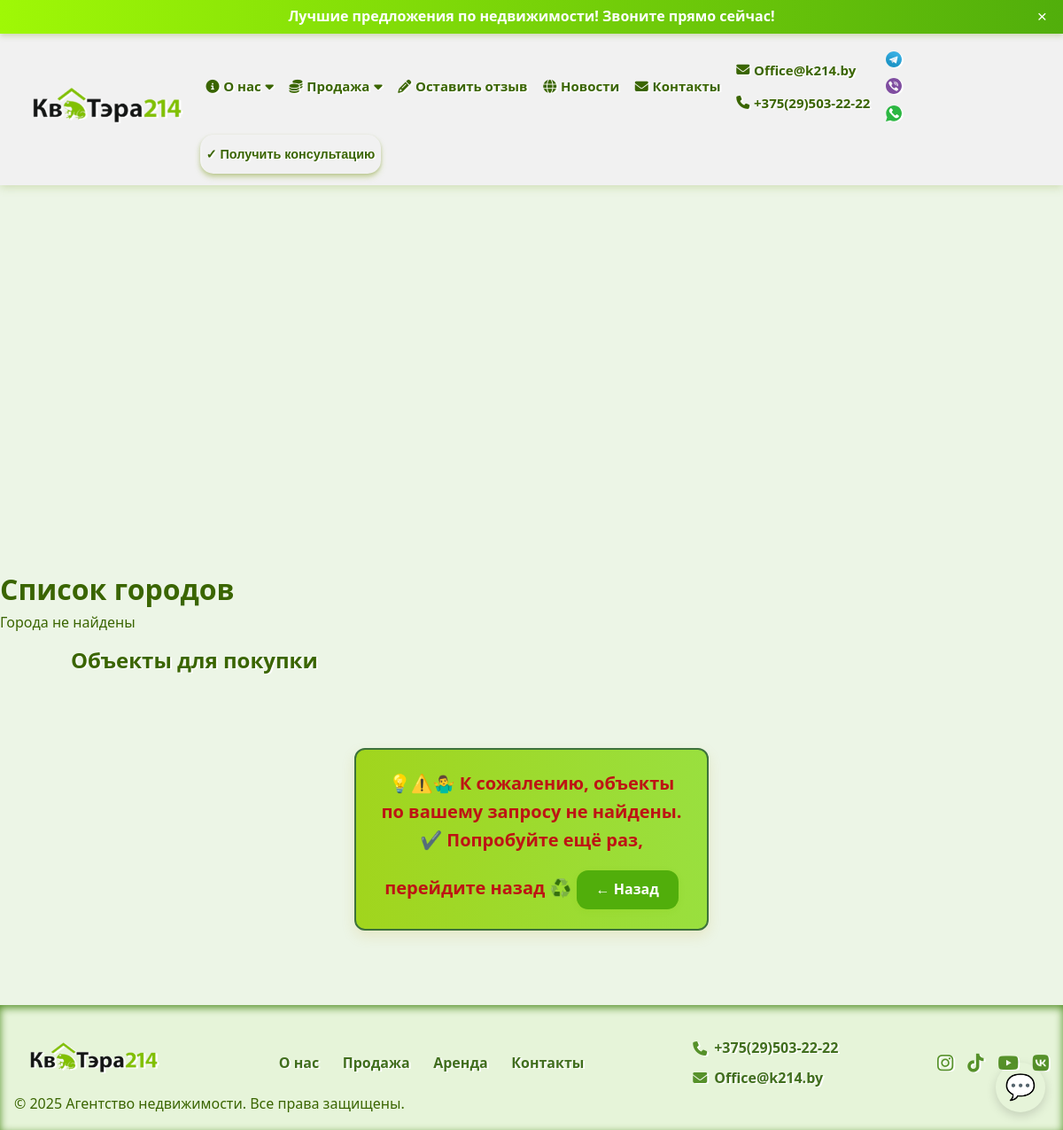
Before: /cities/ with the older database file.
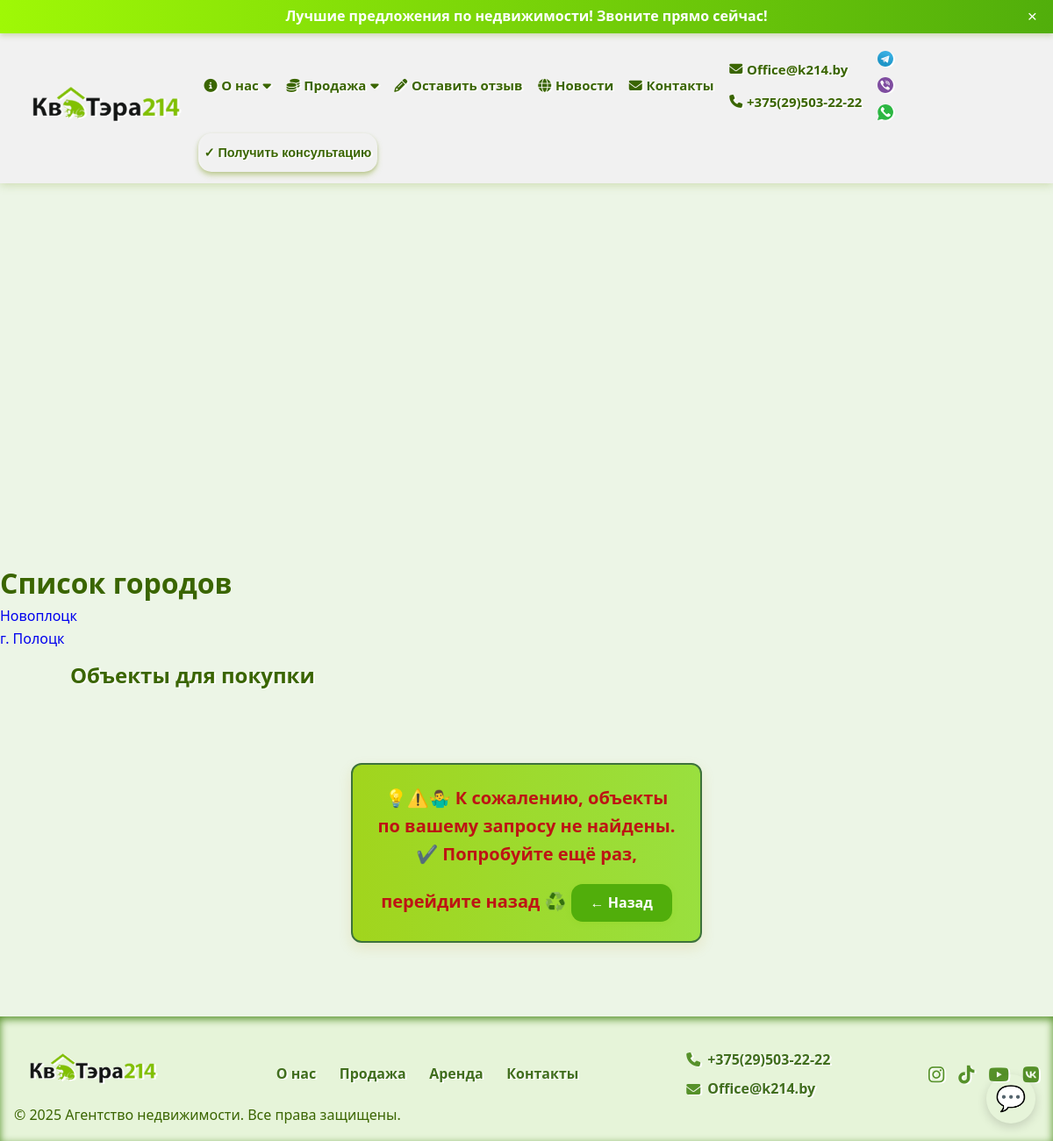
After: the same page with the newer database file.
### webapp/models.py (models this page shows, shortened)
class Contact(models.Model):
    name = models.CharField(max_length=255)
    phone = models.CharField(max_length=20, default='phone')
    phone_two = models.CharField(max_length=20, default='phone')
    email = models.EmailField()
    class Meta:
        verbose_name = "Контакт"
        verbose_name_plural = "Контакты"

class Messengers(models.Model):
    contact = models.ForeignKey(Contact, related_name='messengers', on_delete=models.CASCADE)
    name = models.CharField(max_length=100)
    url = models.URLField()
    icon_svg = models.FileField(upload_to='messenger_svgs/', blank=True, null=True, help_text='SVG файл иконки')
    is_had = models.BooleanField(default=True, verbose_name="В верхнее меню")
    class Meta:
        verbose_name = "Мессенджеры"
        verbose_name_plural = "Мессенджеры"

class SocialNetwork(models.Model):
    contact = models.ForeignKey(Contact, related_name='social_networks', on_delete=models.CASCADE)
    name = models.CharField(max_length=100)
    url = models.URLField()
    icon = models.CharField(max_length=100, help_text='Название иконки (например, fa-facebook) или путь')
    is_had = models.BooleanField(default=True, verbose_name="В верхнее меню")
    class Meta:
        verbose_name = "Соц сети"
        verbose_name_plural = "Соц сети"

class City(models.Model):
    name = models.CharField(max_length=255, unique=True, verbose_name="Название города")
    slug = models.SlugField(max_length=255, unique=True, blank=True, null=True, verbose_name="Slug для URL")
    description = models.TextField(blank=True, null=True, verbose_name="Описание города")
    photo = models.ImageField(upload_to='city_photos/', blank=True, null=True, verbose_name="Фото города")
    def photo_preview(self):
        if self.photo:
            return format_html('<img src="{}" style="max-height: 100px;"/>', self.photo.url)
        return "Нет фото"
    photo_preview.short_description = "Фото"
    class Meta:
        verbose_name = "Город"
        verbose_name_plural = "Города"
        ordering = ['name']

### webapp/views.py (the view)
# urls.py: path('cities/', views.city_list, name='city_list'),
def city_list(request):
    cities = City.objects.all()
    return render(request, 'webapp/category_objects.html', {'cities': cities})

### webapp/context_processors.py (called while the page is built)
def contact_data(request):
    contact = Contact.objects.prefetch_related('social_networks', 'messengers').first()
    cities = City.objects.all()
    if contact:
        social_networks = contact.social_networks.filter(is_had=True)
        messengers = contact.messengers.filter(is_had=True)
    else:
        social_networks = []
        messengers = []
    return {
        'contact': contact,
        'social_networks': social_networks,
        'messengers': messengers,
        'cities': cities,
    }

def get_usd_to_byn_rate():
    url = "https://api.nbrb.by/exrates/rates/USD?parammode=2"
    response = requests.get(url)
    if response.status_code == 200:
        data = response.json()
        rate = data.get('Cur_OfficialRate')
        scale = data.get('Cur_Scale', 1)
        if rate and scale:
            return rate / scale
    return None

def currency_rates(request):
    rate = get_usd_to_byn_rate()
    return {
        'usd_to_byn_rate': rate
    }

### webapp/templates/webapp/category_objects.html (shortened to what this page needs)
{% extends 'main/base.html' %}
{% load static %}
{% load currency_filters %}
{% block content %}
    <div class="city-header"
         >
    </div>
<h1>Список городов</h1>
<ul>
  {% for city in cities %}
    <li><a href="{% url 'city_detail' slug=city.slug %}">{{ city.name }}</a></li>
  {% empty %}
    <li>Города не найдены</li>
  {% endfor %}
</ul>
    <section>
        <div class="listing-wrapper">
            <h1 class="page-title">Объекты для покупки</h1>
            {% if properties %}
                <div class="listing-cards">
                    {% for property in properties %}
                        <article class="listing-card">
                            <h2 class="listing-title">
                                <a href="{% url 'sale_single' property.slug %}" class="listing-link">
                                    {{ property.name }}
                                </a>
                            </h2>
                            <p><b>Тип:</b>
                                {% if property.is_active_apartment %}
                                    Квартира
                                {% elif property.is_active_house %}
                                    Дом
                                {% elif property.is_active_country_house %}
                                    Дача
                                {% elif property.is_active_new %}
                                    Новостройка
                                {% else %}
                                    Другое
                                {% endif %}
                            </p>
                            <p><b>Этаж:</b> {{ property.floor|default:"Не указано" }}</p>
                            <p><b>Комнат:</b> {{ property.many_rooms|default:"Не указано" }}</p>
                            <p><b>Площадь:</b> {{ property.area|default:"Не указано" }} м²
                                {% if property.area_ga %}
                                    ({{ property.area_ga }} сот./га)
                                {% endif %}
                            </p>
                            <p><b>Цена BYN:</b>
                                {% if property.price %}
                                    <span class="price-sale">{{ property.price|multiply:usd_to_byn_rate|floatformat:2 }}</span>
                                {% else %}
                                    <span>Цена не указана</span>
                                {% endif %}
                            </p>
                            {% if usd_to_byn_rate and property.price %}
                                <p><b>Цена в USD: $</b> <span
                                        class="price-sale">{{ property.price|floatformat:2 }}</span></p>
                            {% else %}
                                <p>Цена USD: $недоступна</p>
                            {% endif %}
                            <p class="listing-description">{{ property.description|default:"Описание отсутствует"|safe|truncatewords:13 }}</p>
                            <a href="{% url 'sale_single' property.slug %}" class="listing-photo-link">
                                {% if property.photos.all %}
                                    {% with photo=property.photos.all.0 %}
                                        {% if photo.photo %}
                                            <div class="listing-photo-wrapper">
                                                <img src="{{ photo.photo.url }}" alt="{{ photo.alt_text|default:'' }}"
                                                     class="listing-photo"/>
                                            </div>
                                        {% else %}
                                            <div class="listing-photo-wrapper no-photo">
                                                <span>Фото отсутствует</span>
                                            </div>
                                        {% endif %}
                                    {% endwith %}
                                {% else %}
                                    <div class="listing-photo-wrapper no-photo">
                                        <span>Фото отсутствует</span>
                                    </div>
                                {% endif %}
                            </a>
                        </article>
                    {% endfor %}
                </div>
            {% else %}
                <div class="no-listings">
                    <p class="no-listings-message">
                        💡⚠️🤷‍♂️ К сожалению, объекты по вашему запросу не найдены.
                        <br>
                        ✔️ Попробуйте ещё раз, перейдите назад ♻️
                        <a href="javascript:history.back()" class="btn-back">← Назад</a>
                    </p>
                </div>
            {% endif %}
        </div>
    </section>
{% endblock %}

### templates/main/base.html (shortened to what this page needs)
{% load static %}
<!DOCTYPE html>
<html lang="ru">
<head>
    <link href="https://cdnjs.cloudflare.com/ajax/libs/font-awesome/6.4.0/css/all.min.css" rel="stylesheet"/>
    <link rel="stylesheet" href="{% static 'webapp/css/style.css' %}"/>
</head>
<body>
<div id="top-bar" class="top-bar marquee-container">
    <span class="marquee-text">Лучшие предложения по недвижимости! Звоните прямо сейчас!</span>
    <button class="close-button" aria-label="Закрыть">&times;</button>
</div>
<header class="header">
    <div class="container header-container">
        <div class="logo">
            <a href="{% url 'index' %}">
                <img src="{% static 'webapp/images/logo_kvatera.png' %}" alt="Логотип агентства"/>
            </a>
        </div>
        <nav id="navMenu" class="nav" aria-hidden="true">
            <ul class="menu">
                <li class="dropdown about-dropdown">
                    <a href="{% url 'about' %}"><i class="fa-solid fa-info-circle"></i> О нас <i
                            class="fa fa-caret-down"></i></a>
                </li>
                <li class="dropdown sale-dropdown">
                    <a href="{% url 'city_list' %}"><i class="fa-solid fa-coins"></i> Продажа <i
                            class="fa fa-caret-down"></i></a>
                </li>
                <li><a href="#" id="openReviewBtn"><i class="fas fa-pencil-alt"></i> Оставить отзыв</a></li>
                <li><a href="{% url 'contacts' %}"><i class="fa-solid fa-globe"></i> Новости</a></li>
                <li><a href="{% url 'contacts' %}"><i class="fa-solid fa-envelope"></i> Контакты</a></li>
                <li class="contacts-menu">
                    <a href="mailto:{{ contact.email|urlencode }}"><i
                            class="fa-solid fa-envelope"></i> {{ contact.email }}</a>
                    <a href="tel:{{ contact.phone|urlencode }}"><i class="fa-solid fa-phone"></i> {{ contact.phone }}
                    </a>
                </li>
                <li class="messenger-menu">
                    {% for messenger in messengers %}
                        <a href="{{ messenger.url }}" aria-label="{{ messenger.name }}" target="_blank"
                           rel="noopener noreferrer">
                            {% if messenger.icon_svg %}
                                <img src="{{ messenger.icon_svg.url }}" alt="{{ messenger.name }}"
                                     class="messengers"/>
                            {% else %}
                                {{ messenger.name }}
                            {% endif %}
                        </a>
                    {% empty %}
                        <span>Мессенджеров нет</span>
                    {% endfor %}
                </li>
                <li>
                    <button class="btn-consultation" id="openConsultationBtn">✓ Получить консультацию</button>
                </li>
            </ul>
        </nav>
    </div>
    <div id="messenger-menu-always" aria-label="Мессенджер меню" role="navigation" class="messenger-menu-always">
        <button class="messenger-toggle" aria-expanded="false" aria-controls="messenger-options">
            💬
        </button>
    </div>
</header>
{% block content %}{% endblock %}
<footer class="footer">
    <div class="container footer-container">
        <div class="footer-logo">
            <img src="{% static 'webapp/images/logo_kvatera.png' %}" alt="Логотип агентства"/>
        </div>
        <nav class="footer-menu">
            <a href="{% url 'about' %}">О нас</a>
            <a href="{% url 'sale' %}">Продажа</a>
            <a href="{% url 'rent' %}">Аренда</a>
            <a href="{% url 'contacts' %}">Контакты</a>
        </nav>
        <div class="footer-contacts">
            <p>
                <i class="fa-solid fa-phone"></i>
                <a href="tel:{{ contact.phone|urlencode }}">{{ contact.phone }}</a>
            </p>
            <p>
                <i class="fa-solid fa-envelope"></i>
                <a href="mailto:{{ contact.email|urlencode }}">{{ contact.email }}</a>
            </p>
        </div>
        <div class="footer-social">
            {% for social in contact.social_networks.all %}
                <a href="{{ social.url }}" aria-label="{{ social.name }}" target="_blank" rel="noopener noreferrer">
                    <i class="{{ social.icon }}"></i>
                </a>
            {% empty %}
                <p>Соцсетей нет</p>
            {% endfor %}
        </div>
    </div>
    <div class="copyright">
        &copy; 2025 Агентство недвижимости. Все права защищены.
    </div>
</footer>
</body>
</html>

Changed rows visible on the page:
added City: name "Новоплоцк"
added City: name "г. Полоцк"
Other visible differences:
text no longer shown: "Города не найдены"
